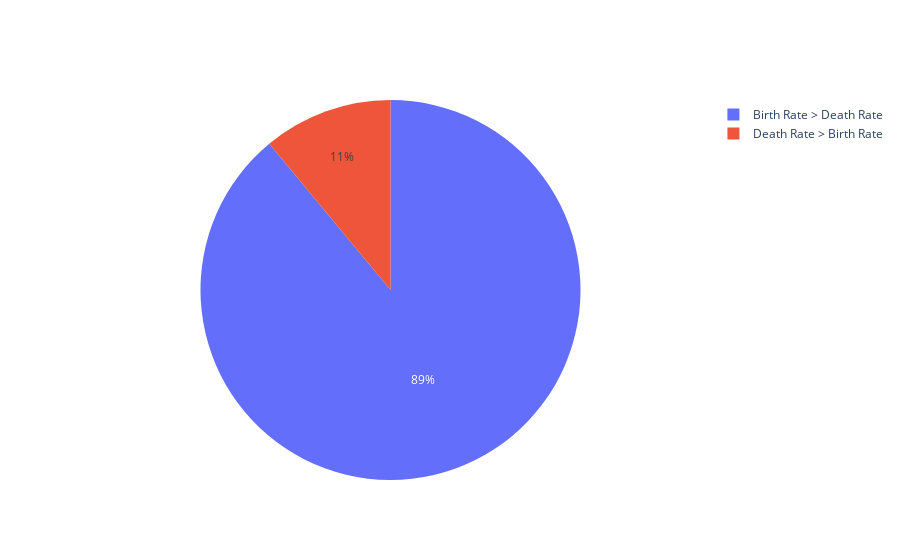

This figure's notebook cell:
### Code cell
# PERCENTAGE OF COUNTRIES WITH HIGHER DEATH RATE
fig = go.Figure(data=[go.Pie(labels=['Death Rate > Birth Rate','Birth Rate > Death Rate'], values=[perc,(cont.shape[0]-perc)])])
fig.show()

### Figure 1 — Plotly figure (JSON) as saved in the notebook; plotly's stock layout.template omitted (floating-point values rounded to 4 significant figures)
{"data": [{"labels": ["Death Rate > Birth Rate", "Birth Rate > Death Rate"], "type": "pie", "values": [25, 202]}], "layout": {}}
